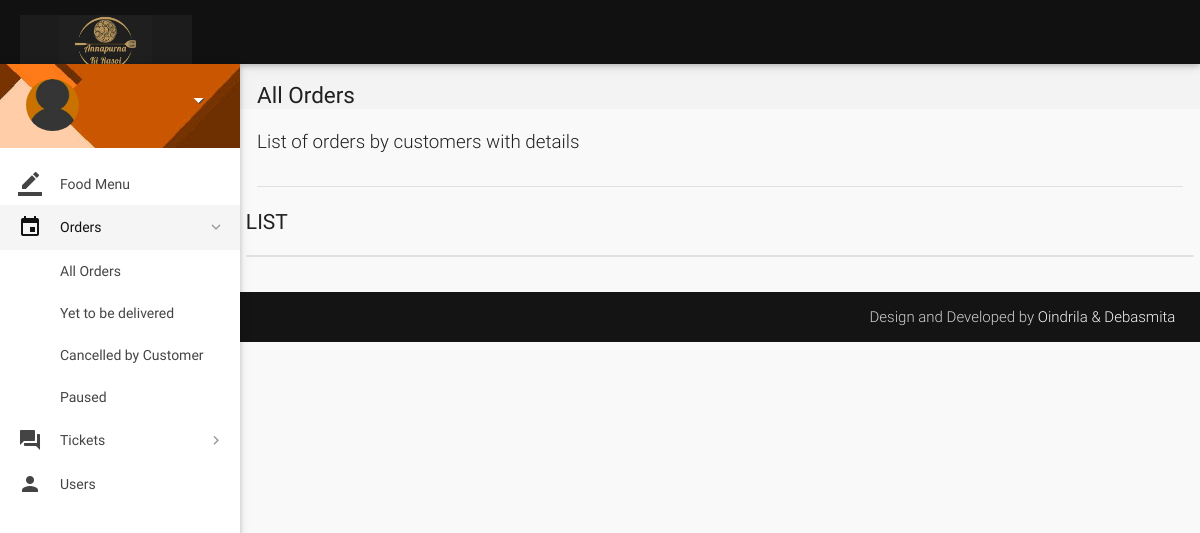
Page /account/all-orders.php?status=Delivered on the earlier database version.
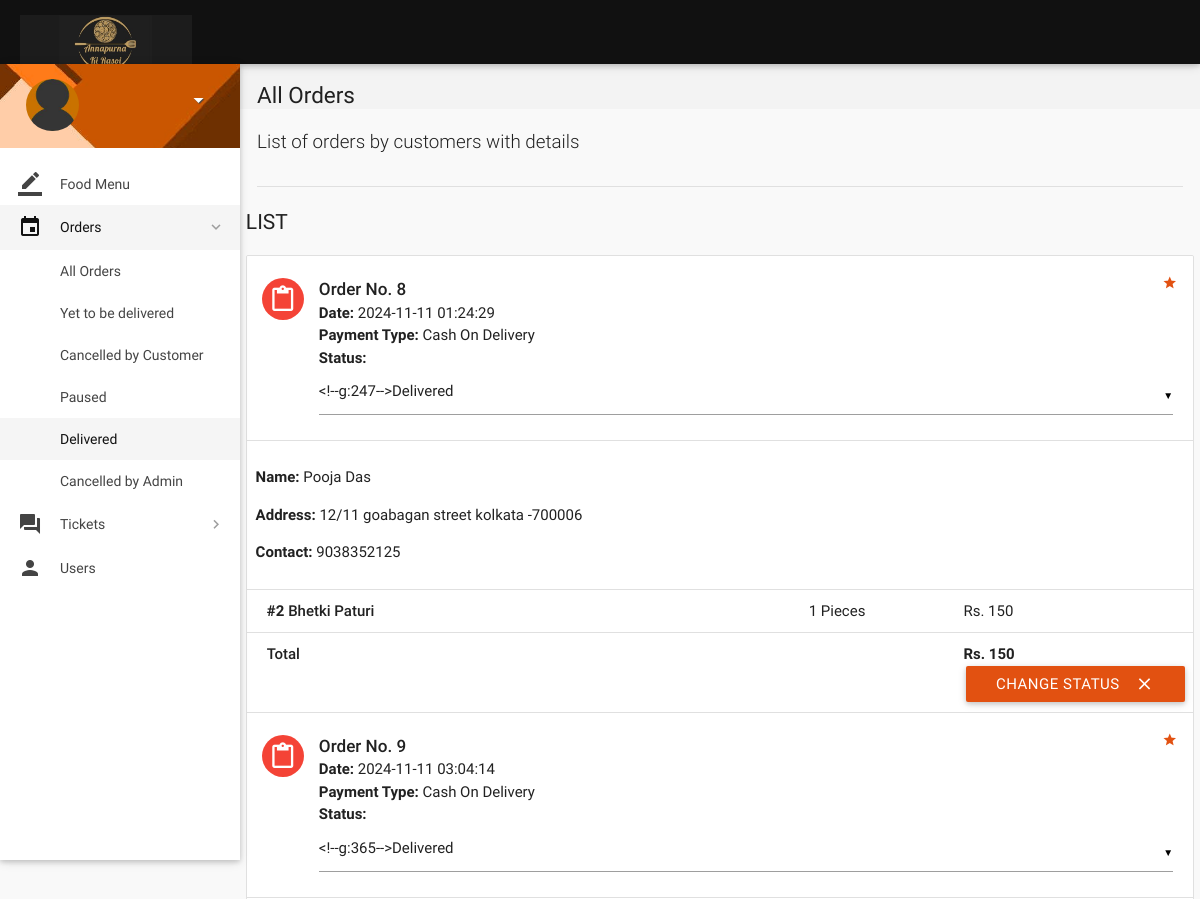
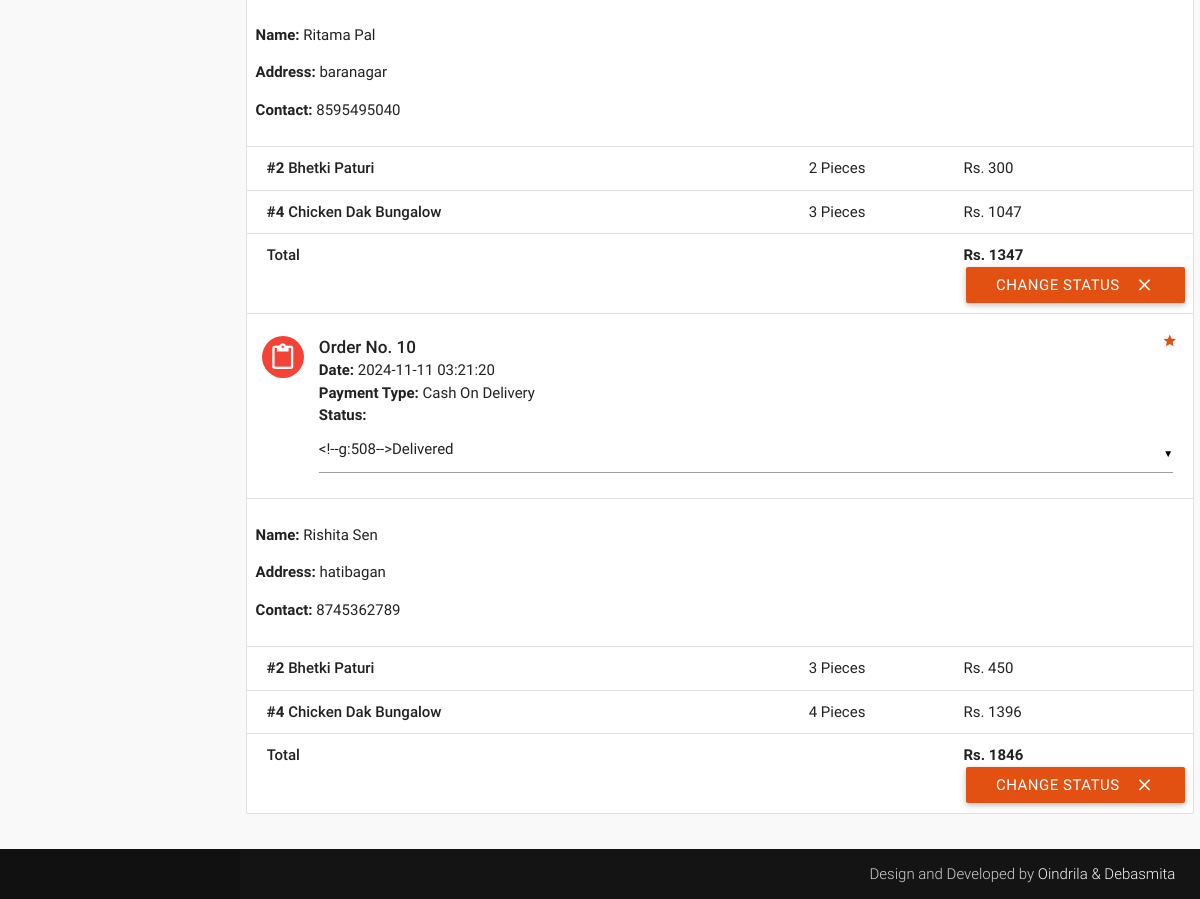
Same page on the later database version (2 pictures, top to bottom).
### tables this page shows
CREATE TABLE `orders` (
  `id` int(11) NOT NULL,
  `customer_id` int(11) NOT NULL,
  `address` varchar(300) NOT NULL,
  `description` varchar(300) NOT NULL,
  `date` datetime NOT NULL DEFAULT current_timestamp(),
  `payment_type` varchar(16) NOT NULL DEFAULT 'Wallet',
  `total` int(11) NOT NULL,
  `status` varchar(25) NOT NULL DEFAULT 'Yet to be delivered',
  `deleted` tinyint(4) NOT NULL DEFAULT 0
);

CREATE TABLE `users` (
  `id` int(11) NOT NULL,
  `role` varchar(15) NOT NULL DEFAULT 'Customer',
  `name` varchar(15) NOT NULL,
  `username` varchar(100) NOT NULL,
  `password` varchar(16) NOT NULL,
  `email` varchar(35) DEFAULT NULL,
  `address` varchar(300) DEFAULT NULL,
  `contact` bigint(11) NOT NULL,
  `verified` tinyint(1) NOT NULL DEFAULT 0,
  `deleted` tinyint(4) NOT NULL DEFAULT 0
);

CREATE TABLE `order_details` (
  `id` int(11) NOT NULL,
  `order_id` int(11) NOT NULL,
  `item_id` int(11) NOT NULL,
  `quantity` int(11) NOT NULL,
  `price` int(11) NOT NULL
);

CREATE TABLE `items` (
  `id` int(11) NOT NULL,
  `name` varchar(20) NOT NULL,
  `price` int(11) NOT NULL,
  `deleted` tinyint(4) NOT NULL DEFAULT 0,
  `image` longblob NOT NULL
);

### account/all-orders.php (the view, shortened to what this page needs)
<?php
	if($_SESSION['admin_sid']==session_id())
	{
		?>
<!DOCTYPE html>
<html lang="en">
<head>
  <link href="css/materialize.min.css" type="text/css" rel="stylesheet" media="screen,projection">
  <link href="css/style.min.css" type="text/css" rel="stylesheet" media="screen,projection">
  <link href="css/custom/custom.min.css" type="text/css" rel="stylesheet" media="screen,projection">
  <link href="js/plugins/perfect-scrollbar/perfect-scrollbar.css" type="text/css" rel="stylesheet" media="screen,projection">
</head>
<body>
  <header id="header" class="page-topbar">
        <div class="navbar-fixed">
            <nav class="navbar-color">
                <div class="nav-wrapper">
                    <ul class="left">
                      <li><h1 class="logo-wrapper"><a href="index.php" class="brand-logo darken-1"><img src="images/logo.jpg" alt="logo"></a> <span class="logo-text">Logo</span></h1></li>
                    </ul>
                </div>
            </nav>
        </div>
  </header>
  <div id="main">
    <div class="wrapper">
      <aside id="left-sidebar-nav">
        <ul id="slide-out" class="side-nav fixed leftside-navigation">
            <li class="user-details cyan darken-2">
            <div class="row">
                <div class="col col s4 m4 l4">
                    <img src="images/avatar.jpg" alt="" class="circle responsive-img valign profile-image">
                </div>
                <div class="col col s8 m8 l8">
                    <a class="btn-flat dropdown-button waves-effect waves-light white-text profile-btn" href="#" data-activates="profile-dropdown"><?php echo $name;?> <i class="mdi-navigation-arrow-drop-down right"></i></a>
                </div>
            </div>
            </li>
            <li class="bold"><a href="index.php" class="waves-effect waves-cyan"><i class="mdi-editor-border-color"></i> Food Menu</a>
            </li>
                <li class="no-padding">
                    <ul class="collapsible collapsible-accordion">
                        <li class="bold"><a class="collapsible-header waves-effect waves-cyan active"><i class="mdi-editor-insert-invitation"></i> Orders</a>
                            <div class="collapsible-body">
                                <ul>
								<li class="<?php
								if(!isset($_GET['status'])){
										echo 'active';
									}?>
									"><a href="all-orders.php">All Orders</a>
                                </li>
								<?php
									$sql = mysqli_query($con, "SELECT DISTINCT status FROM orders;");
									while($row = mysqli_fetch_array($sql)){
									if(isset($_GET['status'])){
										$status = $row['status'];
									}
                                    echo '<li class='.(isset($_GET['status'])?($status == $_GET['status'] ? 'active' : ''): '').'><a href="all-orders.php?status='.$row['status'].'">'.$row['status'].'</a>
                                    </li>';
									}
									?>
                                </ul>
                            </div>
                        </li>
                    </ul>
                </li>
                 <li class="no-padding">
                    <ul class="collapsible collapsible-accordion">
                        <li class="bold"><a class="collapsible-header waves-effect waves-cyan"><i class="mdi-action-question-answer"></i> Tickets</a>
                        </li>
                    </ul>
                </li>
            <li class="bold"><a href="users.php" class="waves-effect waves-cyan"><i class="mdi-social-person"></i> Users</a>
            </li>
        </ul>
        </aside>
      <section id="content">
        <div id="breadcrumbs-wrapper">
          <div class="container">
            <div class="row">
              <div class="col s12 m12 l12">
                <h5 class="breadcrumbs-title">All Orders</h5>
              </div>
            </div>
          </div>
        </div>
        <div class="container">
          <p class="caption">List of orders by customers with details</p>
          <div class="divider"></div>
<div id="work-collections" class="seaction">
					<?php
					if(isset($_GET['status'])){
						$status = $_GET['status'];
					}
					else{
						$status = '%';
					}
					$sql = mysqli_query($con, "SELECT * FROM orders WHERE status LIKE '$status';");
					echo '<div class="row">
                <div>
                    <h4 class="header">List</h4>
                    <ul id="issues-collection" class="collection">';
					while($row = mysqli_fetch_array($sql))
					{
						$status = $row['status'];
						$deleted = $row['deleted'];
						echo '<li class="collection-item avatar">
                              <i class="mdi-content-content-paste red circle"></i>
                              <span class="collection-header">Order No. '.$row['id'].'</span>
                              <p><strong>Date:</strong> '.$row['date'].'</p>
                              <p><strong>Payment Type:</strong> '.$row['payment_type'].'</p>
							  <p><strong>Status:</strong> '.($deleted ? $status : '
							  <form method="post" action="routers/edit-orders.php">
							    <input type="hidden" value="'.$row['id'].'" name="id">
								<select name="status">
								<option value="Yet to be delivered" '.($status=='Yet to be delivered' ? 'selected' : '').'>Yet to be delivered</option>
								<option value="Delivered" '.($status=='Delivered' ? 'selected' : '').'>Delivered</option>
								<option value="Cancelled by Admin" '.($status=='Cancelled by Admin' ? 'selected' : '').'>Cancelled by Admin</option>
								<option value="Paused" '.($status=='Paused' ? 'selected' : '').'>Paused</option>
								</select>
							  ').'</p>
                              <a href="#" class="secondary-content"><i class="mdi-action-grade"></i></a>
                              </li>';
						$order_id = $row['id'];
						$customer_id = $row['customer_id'];
						$sql1 = mysqli_query($con, "SELECT * FROM order_details WHERE order_id = $order_id;");
						$sql3 = mysqli_query($con, "SELECT * FROM users WHERE id = $customer_id;");
							while($row3 = mysqli_fetch_array($sql3))
							{
							echo '<li class="collection-item">
                            <div class="row">
							<p><strong>Name: </strong>'.$row3['name'].'</p>
							<p><strong>Address: </strong>'.$row['address'].'</p>
							'.($row3['contact'] == '' ? '' : '<p><strong>Contact: </strong>'.$row3['contact'].'</p>').'
							'.($row3['email'] == '' ? '' : '<p><strong>Email: </strong>'.$row3['email'].'</p>').'
							'.(!empty($row['description']) ? '<p><strong>Note: </strong>'.$row['description'].'</p>' : '').'
                            </li>';
							}
						while($row1 = mysqli_fetch_array($sql1))
						{
							$item_id = $row1['item_id'];
							$sql2 = mysqli_query($con, "SELECT * FROM items WHERE id = $item_id;");
							while($row2 = mysqli_fetch_array($sql2))
								$item_name = $row2['name'];
							echo '<li class="collection-item">
                            <div class="row">
                            <div class="col s7">
                            <p class="collections-title"><strong>#'.$row1['item_id'].'</strong> '.$item_name.'</p>
                            </div>
                            <div class="col s2">
                            <span>'.$row1['quantity'].' Pieces</span>
                            </div>
                            <div class="col s3">
                            <span>Rs. '.$row1['price'].'</span>
                            </div>
                            </div>
                            </li>';
						}
								echo'<li class="collection-item">
                                        <div class="row">
                                            <div class="col s7">
                                                <p class="collections-title"> Total</p>
                                            </div>
                                            <div class="col s2">
											<span> </span>
                                            </div>
                                            <div class="col s3">
                                                <span><strong>Rs. '.$row['total'].'</strong></span>
                                            </div>';
								if(!$deleted){
								echo '<button class="btn waves-effect waves-light right submit" type="submit" name="action">Change Status
                                              <i class="mdi-content-clear right"></i>
										</button>
										</form>';
								}
								echo'</div></li>';
					}
					?>
					</ul>
                </div>
              </div>
            </div>
        </div>
      </section>
    </div>
  </div>
  <footer class="page-footer">
    <div class="footer-copyright">
      <div class="container">
        <span class="right"> Design and Developed by <a class="grey-text text-lighten-4" href="#">Oindrila & Debasmita</a></span>
        </div>
    </div>
  </footer>
</body>
</html>
<?php
	}
?>

Differences in the rows shown:
added orders: id "8", date "2024-11-11 01:24:29", payment_type "Cash On Delivery", address "12/11 goabagan street kolkata -700006", total "150", deleted "CHANGE STATUS"
added users: name "Pooja Das", contact "9038352125", shown under "8"
added order_details: item "2", item.name "Bhetki Paturi", quantity "1", price "150", shown under "8"
added orders: id "9", date "2024-11-11 03:04:14", payment_type "Cash On Delivery", address "baranagar", total "1347", deleted "CHANGE STATUS"
added users: name "Ritama Pal", contact "8595495040", shown under "9"
added order_details: item "2", item.name "Bhetki Paturi", quantity "2", price "300", shown under "9"
added order_details: item "4", item.name "Chicken Dak Bungalow", quantity "3", price "1047", shown under "9"
added orders: id "10", date "2024-11-11 03:21:20", payment_type "Cash On Delivery", address "hatibagan", total "1846", deleted "CHANGE STATUS"
added users: name "Rishita Sen", contact "8745362789", shown under "10"
added order_details: item "2", item.name "Bhetki Paturi", quantity "3", price "450", shown under "10"
added order_details: item "4", item.name "Chicken Dak Bungalow", quantity "4", price "1396", shown under "10"
Other differences:
new list line: "Delivered"
new list line: "Cancelled by Admin"
